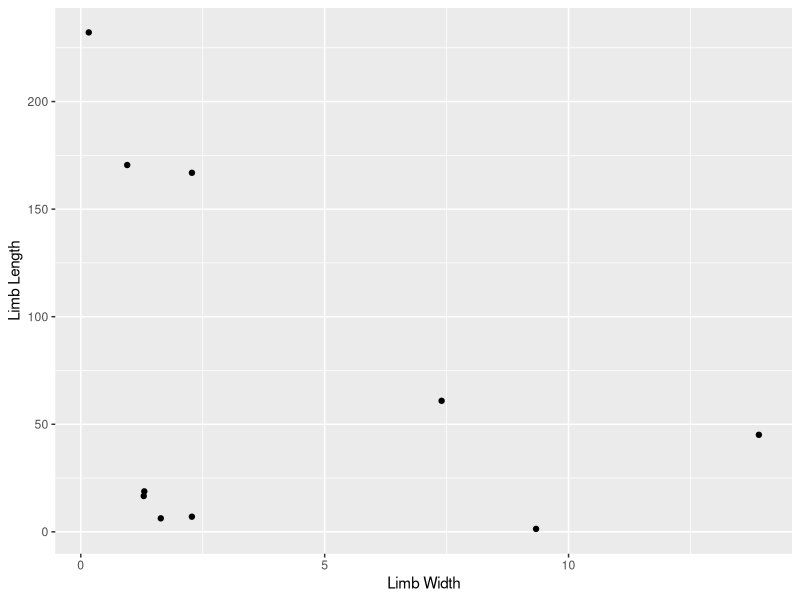
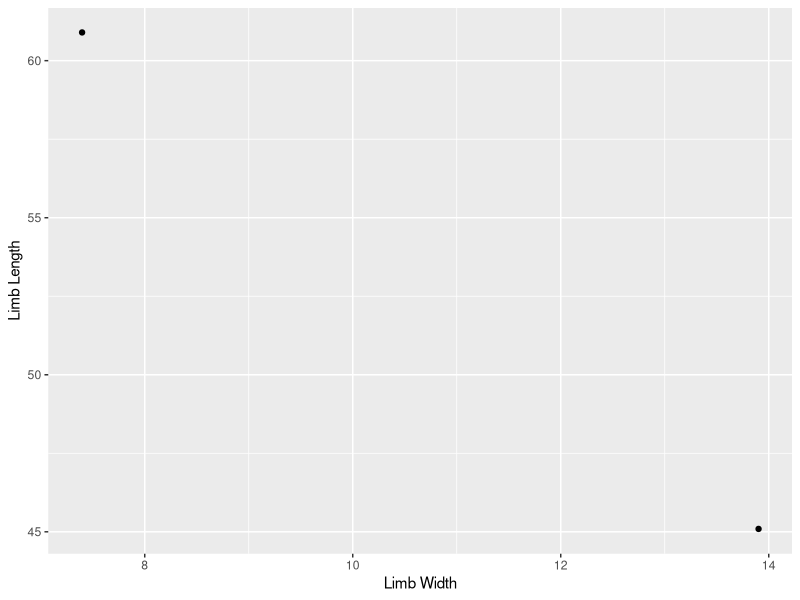

Write the R code that produced these figures, in order.
## ---- chunk 1
library(dplyr)
library(ggplot2)

## ---- chunk 2
MData <- read.csv("measurements.csv",header = T)


## ---- chunk 3

MData <- rename(MData, Org = Organism, Lwi=Limb.Width, Uwi=unitsW, LLg=Limb.Length, ULg=unitsL)

## ---- chunk 4


for (i in 1:length(MData$Uwi)) {
  if(MData$Uwi[i] == 'mm') {
    MData$Lwi[i] = MData$Lwi[i]/10
    MData$Uwi[i] = 'cm'
  } else {
    print(MData$Lwi)
  }
}


for (i in 1:length(MData$ULg)) {
  if(MData$ULg[i] == 'mm') {
    MData$LLg[i] = MData$LLg[i]/10
    MData$ULg[i] = 'cm'
  } else {
    print(MData$LLg)
  }
}


## ---- chunk 5

for (i in 1:length(MData$Uwi)) {
  MData$Volume[i] = pi*((MData$Lwi[i]/2)^2*MData$LLg[i])
}

## ---- chunk 6

qplot(x = Lwi, y = LLg, data = MData, xlab = "Limb Width", 
      ylab = 'Limb Length')
## ---- chunk 7
Av <- mean(MData$Volume)
AAV <- filter(MData, Volume > Av)


qplot(x = Lwi, y = LLg, data = AAV, xlab = "Limb Width", 
      ylab = 'Limb Length')

## ---- chunk 8

BAV <- filter(MData, Volume < Av)
print(BAV)

## ---- chunk 9

MData$Category <- sample(c("A","B"),10,replace=TRUE)

## ---- chunk 10

MData <- group_by(MData, Category)

summarize(MData, MeanLW =mean(Lwi), SDLW =sd(Lwi), MeanLL =mean(LLg), SDLL =sd(LLg), MeanVol =mean(Volume), SDVol=sd(Volume))

